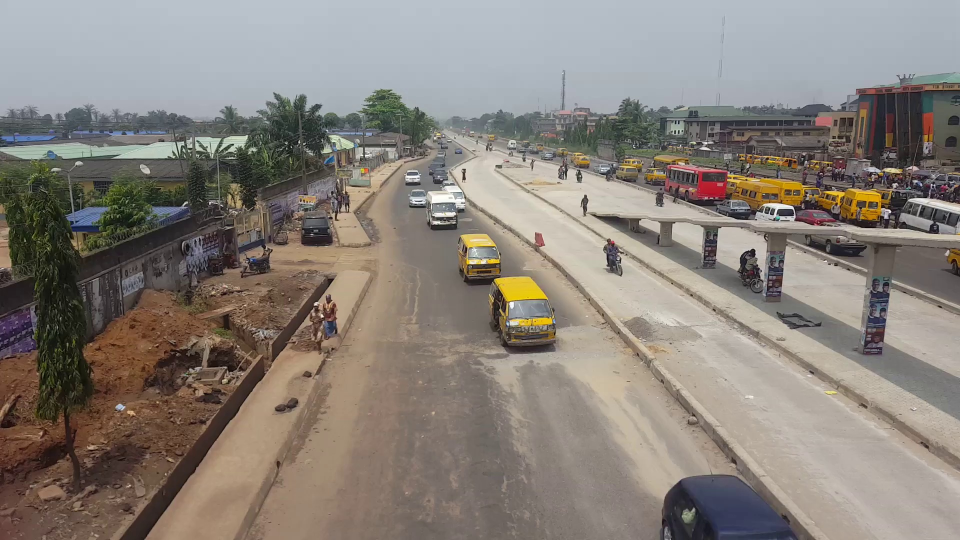
#> input picture Car Detection Project/images/frame0.jpg, 1920 x 1080 px, found by its file name (shown at 1/2 size)
$ python 'extracting cordinates.py'
#> lines starting #> are read from the running program, lines starting #| are printed output that depends on the picture
#> further down, img is the input picture: shape (1080, 1920, 3); mean B, G, R 122.2, 129.3, 136.5
# importing the module
import cv2

def rescale_frame(img, percent):
#> called with percent = 60
    width = int(img.shape[1] * percent/ 100)
#> width = 1152
    height = int(img.shape[0] * percent/ 100)
#> height = 648
    dim = (width, height)
#> dim = (1152, 648)
    return cv2.resize(img, dim, interpolation =cv2.INTER_AREA)
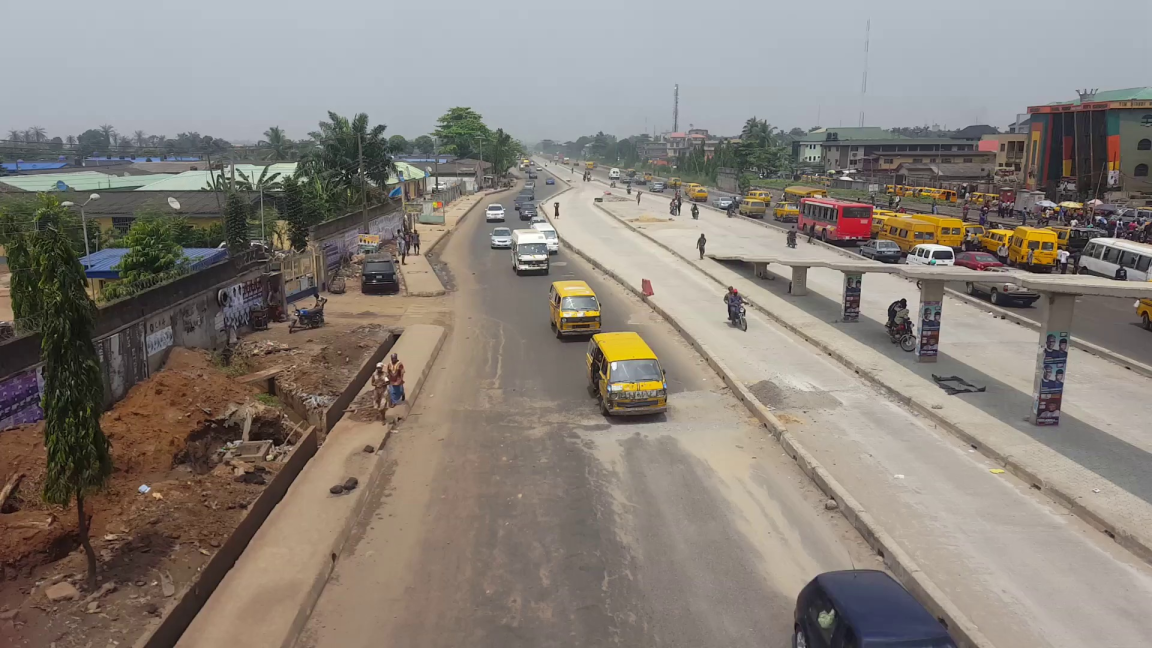
#> returned value: shape (648, 1152, 3); mean of channels 0, 1, 2 122.2, 129.3, 136.5; drawn as B, G, R


# function to display the coordinates of
# of the points clicked on the image
def click_event(event, x, y, flags, params):

	# checking for left mouse clicks
	if event == cv2.EVENT_LBUTTONDOWN:

		# displaying the coordinates
		# on the Shell
		print(x, ' ', y)

		# displaying the coordinates
		# on the image window
		font = cv2.FONT_HERSHEY_SIMPLEX
		cv2.putText(img, str(x) + ',' +
					str(y), (x,y), font,
					1, (255, 0, 0), 2)
		cv2.imshow('image', img)

	# checking for right mouse clicks
	if event==cv2.EVENT_RBUTTONDOWN:

		# displaying the coordinates
		# on the Shell
		print(x, ' ', y)

		# displaying the coordinates
		# on the image window
		font = cv2.FONT_HERSHEY_SIMPLEX
		b = img[y, x, 0]
		g = img[y, x, 1]
		r = img[y, x, 2]
		cv2.putText(img, str(b) + ',' +
					str(g) + ',' + str(r),
					(x,y), font, 1,
					(255, 255, 0), 2)
		cv2.imshow('image', img)

# driver function
if __name__=="__main__":

	# reading the image
    img = cv2.imread(r'C:\Users\admin\Desktop\images\frame0.jpg')
    img=rescale_frame(img,60)
    # displaying the image
    cv2.imshow('image', img)
    # setting mouse hadler for the image
	# and calling the click_event() function
    cv2.setMouseCallback('image', click_event)

    # wait for a key to be pressed to exit
    cv2.waitKey(0)

	# close the window
    cv2.destroyAllWindows()
